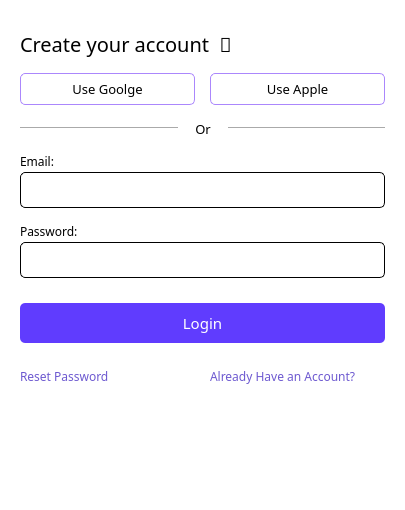
<?xml version="1.0" encoding="UTF-8"?>
<ui version="4.0">
 <class>main_form</class>
 <widget class="QWidget" name="main_form">
  <property name="geometry">
   <rect>
    <x>0</x>
    <y>0</y>
    <width>405</width>
    <height>510</height>
   </rect>
  </property>
  <property name="windowTitle">
   <string>Form</string>
  </property>
  <property name="styleSheet">
   <string notr="true">/* Set style for the main window: font family and background color */
/* This applies to all the widgets within the application */
QWidget {
	font-family: Segoe UI Semibold;
	background-color: #fff;
}

/* Set font size for specific widgets */
#title_label {
	font-size: 20px;
}

#google_btn,
#apple_btn,
#or_label,
QLineEdit {
	font-size: 13px;
}

#email_label,
#password_label,
#reset_btn,
#sign_in_btn {
	font-size: 12px;
}

#login_btn {
	font-size: 15px;
}

/* Style for google and apple login buttons */
#google_btn,
#apple_btn {
	border: 1px solid #ab87fc; /* Add a border with a specific color to these buttons */
	border-radius: 5px; /* Apply rounded corners to these buttons */
	min-height: 30px; /* Set a minimum height for these buttons */
}

/* Style for &quot;Or&quot; label */
#or_label {
	text-align: center;
	min-width: 20px;
	max-width: 20px;
}

/* Style for email and password input sections */
#email_frame,
#password_frame {
	border: 1px solid #000;
	border-radius: 5px;
}

QLineEdit {
	border: none;
}


/* Style for the login button */
#login_btn {
	color: #fff; /* Set text color to white */
	background-color: #603cfe; /* Set background color to a specific shade of blue */
	border-radius: 5px; /* Apply rounded corners to the login button */
	min-height: 30px; /* Set a minimum height for the login button */
	padding: 5px; /* Add padding inside the login button */
	margin: 10px 0; /* Add margin to the top and bottom of the login button */
}

#login_btn:hover {
	background-color: #2b0ffe; /* Change the background color on hover */
}

/* Style for reset and sign-in buttons */
#reset_btn,
#sign_in_btn {
	color: #6d59d0;
	border: none;
	text-align: left;
}

#reset_btn:hover,
#sign_in_btn:hover {
	color: #7e1ad0;
}

































</string>
  </property>
  <layout class="QVBoxLayout" name="verticalLayout_3">
   <property name="spacing">
    <number>15</number>
   </property>
   <property name="leftMargin">
    <number>20</number>
   </property>
   <property name="topMargin">
    <number>30</number>
   </property>
   <property name="rightMargin">
    <number>20</number>
   </property>
   <property name="bottomMargin">
    <number>30</number>
   </property>
   <item>
    <widget class="QLabel" name="title_label">
     <property name="text">
      <string>Create your account  👋</string>
     </property>
    </widget>
   </item>
   <item>
    <layout class="QHBoxLayout" name="horizontalLayout">
     <item>
      <widget class="QPushButton" name="google_btn">
       <property name="text">
        <string>Use Goolge</string>
       </property>
       <property name="icon">
        <iconset>
         <normaloff>google.svg</normaloff>google.svg</iconset>
       </property>
       <property name="iconSize">
        <size>
         <width>20</width>
         <height>20</height>
        </size>
       </property>
      </widget>
     </item>
     <item>
      <widget class="QPushButton" name="apple_btn">
       <property name="text">
        <string>Use Apple</string>
       </property>
       <property name="icon">
        <iconset>
         <normaloff>apple.svg</normaloff>apple.svg</iconset>
       </property>
       <property name="iconSize">
        <size>
         <width>20</width>
         <height>20</height>
        </size>
       </property>
      </widget>
     </item>
    </layout>
   </item>
   <item>
    <layout class="QHBoxLayout" name="horizontalLayout_2">
     <item>
      <widget class="Line" name="line">
       <property name="orientation">
        <enum>Qt::Horizontal</enum>
       </property>
      </widget>
     </item>
     <item>
      <widget class="QLabel" name="or_label">
       <property name="text">
        <string>Or</string>
       </property>
       <property name="alignment">
        <set>Qt::AlignCenter</set>
       </property>
      </widget>
     </item>
     <item>
      <widget class="Line" name="line_2">
       <property name="orientation">
        <enum>Qt::Horizontal</enum>
       </property>
      </widget>
     </item>
    </layout>
   </item>
   <item>
    <layout class="QVBoxLayout" name="verticalLayout">
     <property name="spacing">
      <number>2</number>
     </property>
     <item>
      <widget class="QLabel" name="email_label">
       <property name="text">
        <string>Email:</string>
       </property>
      </widget>
     </item>
     <item>
      <widget class="QFrame" name="email_frame">
       <property name="frameShape">
        <enum>QFrame::StyledPanel</enum>
       </property>
       <property name="frameShadow">
        <enum>QFrame::Raised</enum>
       </property>
       <layout class="QHBoxLayout" name="horizontalLayout_3">
        <property name="leftMargin">
         <number>10</number>
        </property>
        <property name="topMargin">
         <number>5</number>
        </property>
        <property name="rightMargin">
         <number>5</number>
        </property>
        <property name="bottomMargin">
         <number>5</number>
        </property>
        <item>
         <widget class="QLineEdit" name="lineEdit"/>
        </item>
        <item>
         <widget class="QLabel" name="label_5">
          <property name="minimumSize">
           <size>
            <width>24</width>
            <height>24</height>
           </size>
          </property>
          <property name="maximumSize">
           <size>
            <width>24</width>
            <height>24</height>
           </size>
          </property>
          <property name="text">
           <string/>
          </property>
          <property name="pixmap">
           <pixmap>at.svg</pixmap>
          </property>
          <property name="scaledContents">
           <bool>true</bool>
          </property>
         </widget>
        </item>
       </layout>
      </widget>
     </item>
    </layout>
   </item>
   <item>
    <layout class="QVBoxLayout" name="verticalLayout_2">
     <property name="spacing">
      <number>2</number>
     </property>
     <item>
      <widget class="QLabel" name="password_label">
       <property name="text">
        <string>Password:</string>
       </property>
      </widget>
     </item>
     <item>
      <widget class="QFrame" name="password_frame">
       <property name="frameShape">
        <enum>QFrame::StyledPanel</enum>
       </property>
       <property name="frameShadow">
        <enum>QFrame::Raised</enum>
       </property>
       <layout class="QHBoxLayout" name="horizontalLayout_4">
        <property name="leftMargin">
         <number>10</number>
        </property>
        <property name="topMargin">
         <number>5</number>
        </property>
        <property name="rightMargin">
         <number>5</number>
        </property>
        <property name="bottomMargin">
         <number>5</number>
        </property>
        <item>
         <widget class="QLineEdit" name="lineEdit_2">
          <property name="echoMode">
           <enum>QLineEdit::Password</enum>
          </property>
         </widget>
        </item>
        <item>
         <widget class="QLabel" name="label_6">
          <property name="minimumSize">
           <size>
            <width>24</width>
            <height>24</height>
           </size>
          </property>
          <property name="maximumSize">
           <size>
            <width>24</width>
            <height>24</height>
           </size>
          </property>
          <property name="text">
           <string/>
          </property>
          <property name="pixmap">
           <pixmap>lock.svg</pixmap>
          </property>
          <property name="scaledContents">
           <bool>true</bool>
          </property>
         </widget>
        </item>
       </layout>
      </widget>
     </item>
    </layout>
   </item>
   <item>
    <widget class="QPushButton" name="login_btn">
     <property name="text">
      <string>Login</string>
     </property>
    </widget>
   </item>
   <item>
    <layout class="QHBoxLayout" name="horizontalLayout_5">
     <item>
      <widget class="QPushButton" name="reset_btn">
       <property name="text">
        <string>Reset Password</string>
       </property>
      </widget>
     </item>
     <item>
      <widget class="QPushButton" name="sign_in_btn">
       <property name="text">
        <string>Already Have an Account?</string>
       </property>
      </widget>
     </item>
    </layout>
   </item>
   <item>
    <spacer name="verticalSpacer">
     <property name="orientation">
      <enum>Qt::Vertical</enum>
     </property>
     <property name="sizeHint" stdset="0">
      <size>
       <width>20</width>
       <height>40</height>
      </size>
     </property>
    </spacer>
   </item>
  </layout>
 </widget>
 <resources/>
 <connections/>
</ui>
